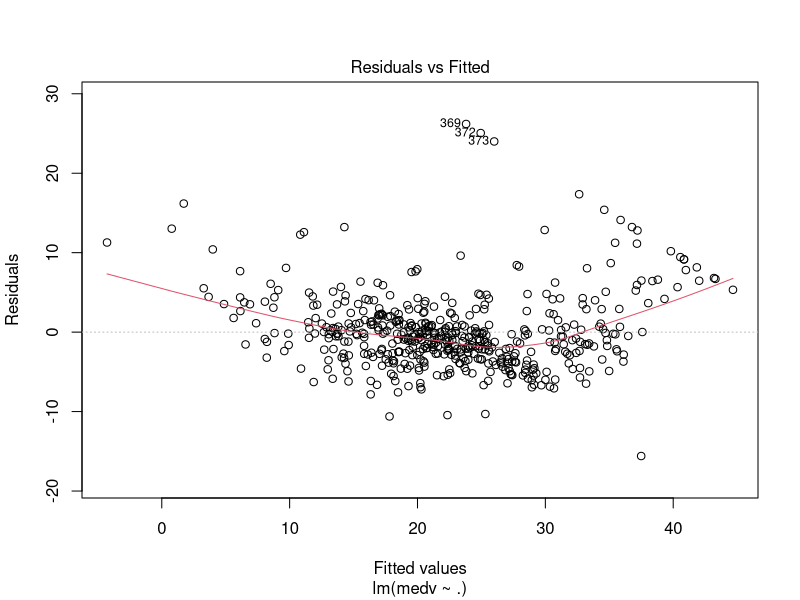
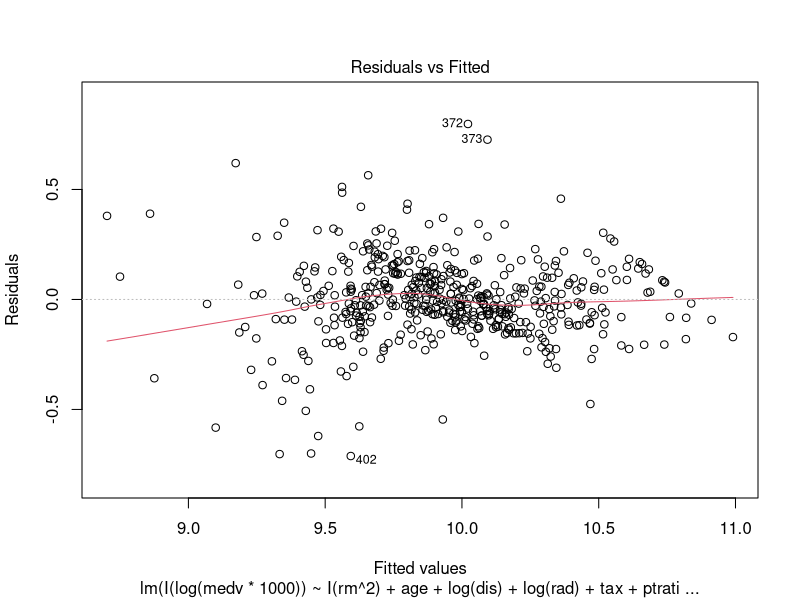
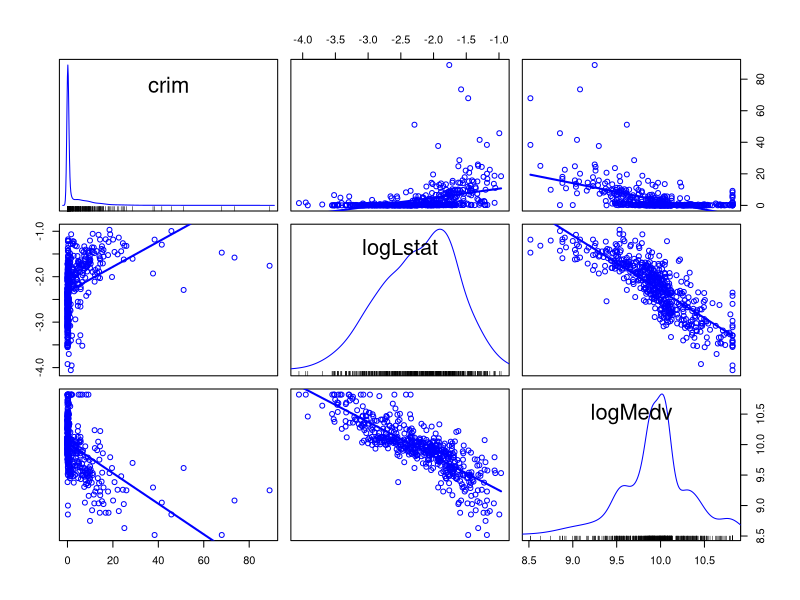

Here is the R script that generated these plots, in order: (Note: this script raises an error after producing the figures.)
# With this script we reproduce the multiple linear analysis of the Boston dataset

# Not necessary if we are in R Commander
library(RcmdrMisc)

# Import data
library(MASS)
data(Boston)

# Make a multiple linear regression od medv in the rest of variables
mod <- lm(medv ~ ., data = Boston)
summary(mod)

# Check the diagnostic plots
plot(mod, 1)

# Seems like there is some non-linearity!

# Let's consider the transformations given in Harrison and Rubinfeld (1978)
modTransf <- lm(I(log(medv * 1000)) ~ I(rm^2) + age + log(dis) +
                  log(rad) + tax + ptratio + I(black / 1000) +
                  I(log(lstat / 100)) + crim + zn + indus + chas +
                  I((10*nox)^2), data = Boston)
summary(modTransf)

# Check the diagnostic plots
plot(modTransf, 1)
# The non-linearity is more subtle now

# Look for the best model in terms of the BIC
modTransfBIC <- stepwise(modTransf)
summary(modTransfBIC)

# Let's explore the most significant variables, to see if the model can be
# reduced drastically in complexity
mod3D <- lm(I(log(medv * 1000)) ~ I(log(lstat / 100)) + crim, data = Boston)
summary(mod3D)

# With only 2 variables, we explain the 72% of variability. 
# Compared with the 80% with 10 variables, it is an important improvement 
# in terms of simplicity.

# Let's add these variables to the dataset, so we can call scatterplotMatrix 
# and scatter3d through R Commander's menu
Boston$logMedv <- log(Boston$medv * 1000)
Boston$logLstat <- log(Boston$lstat / 100)

# Visualize the pair-by-pair relations of the response and two predictors
scatterplotMatrix(~ crim + logLstat + logMedv, reg.line = lm, smooth = FALSE,
                  spread = FALSE, span = 0.5, ellipse = FALSE,
                  levels = c(.5, .9), id.n = 0, diagonal = 'histogram',
                  data = Boston)

# Visualize the full relation between the response and the two predictors
scatter3d(logMedv ~ crim + logLstat, data = Boston, fit = "linear",
          residuals = TRUE, bg = "white", axis.scales = TRUE, grid = TRUE,
          ellipsoid = FALSE)
